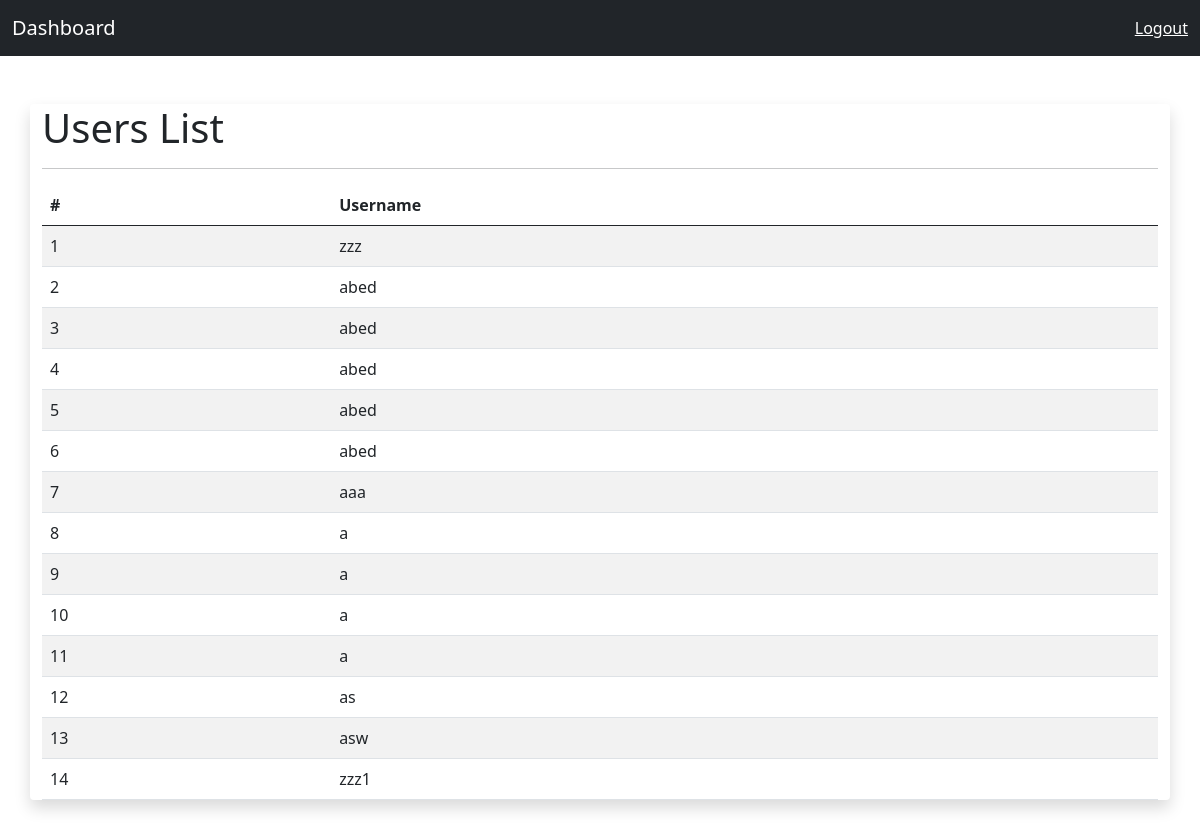
Screenshot of /home.php (signed in) with the database file from the repository.
### tables this page shows
CREATE TABLE `user` (
  `id` int(11) NOT NULL,
  `username` varchar(255) NOT NULL,
  `password` varchar(255) NOT NULL
);

### lib/init.php (called while the page is built, shortened)
<?php
$base_url="http://localhost/practices/user_managment/";
$languages = [
    "en" => "ltr",
    "ar" => "rtl",
];
$lang = isset($_GET["lang"]) ? $_GET["lang"] : "en";
$dirc = $languages[$lang];

### lib/classes/sql.php (called while the page is built, shortened)
<?php
class Sql{
    public $con;
    public function connect($servername,$dbname,$username,$password){
        $this->con = new PDO("mysql:host=$servername;dbname=$dbname", $username, $password);
        $this->con->setAttribute(PDO::ATTR_ERRMODE, PDO::ERRMODE_EXCEPTION);
    }
    public function execute($query,$bind_params=[]){
        $stmt= $this->con->prepare($query);
         $stmt->execute();
         return $stmt;
    }
    public function fetch($query,$bind_params=[]){
        $stmt=$this->execute($query,$bind_params);
        $stmt->setFetchMode(PDO::FETCH_ASSOC);
        return $stmt->fetchAll();
    }
}

### home.php (the view, shortened to what this page needs)
<?php include("template/components/head.php");
$sql = new sql();
$users = $sql->fetch("select * from user");
?>
<div class="container shadow rounded my-5">
    <h1>
        <?=USERS_LIST?>
    </h1>
    <hr>
    <table class="table table-striped">
        <thead>
            <tr>
                <th scope="col">#</th>
                <th scope="col"><?= USERNAME ?></th>
            </tr>
        </thead>
        <tbody>
            <?php foreach ($users as $index => $user) : ?>
                <tr>
                    <td><?= ($index + 1) ?></th>
                    <td><?= $user["username"] ?></th>
                </tr>
            <?php endforeach; ?>
        </tbody>
    </table>
</div>
<?php include("template/components/footer.php") ?>

### template/components/head.php (shortened to what this page needs)
<?php include(__DIR__ . "/../../lib/init.php") ?>
<!DOCTYPE html>
<html lang="<?= $lang ?>">
<head>
    <link rel="stylesheet" href="<?= $base_url ?>template/css/bootstrap.<?= $dirc ?>.min.css">
</head>
<body dir="<?= $dirc ?>">
    <?php if (isset($_SESSION["user"])) : ?>
        <nav class="navbar navbar-expand-lg navbar-dark bg-dark">
            <div class="container-fluid">
                <a class="navbar-brand" href="#">Dashboard</a>
                <div class="d-flex justify-content-end">
                    <a
                    href="<?=$base_url?>logout.php"
                    class="text-white" role="button">
                        Logout
                    </a>
                </div>
            </div>
        </nav>
    <?php endif; ?>

### template/components/footer.php
</body>
</html>

### rows the page displays
user: username "zzz"
user: username "abed"
user: username "abed"
user: username "abed"
user: username "abed"
user: username "abed"
user: username "aaa"
user: username "a"
user: username "a"
user: username "a"
user: username "a"
user: username "as"
user: username "asw"
user: username "zzz1"

### other values shown
USERS_LIST "Users List"
USERNAME "Username"
